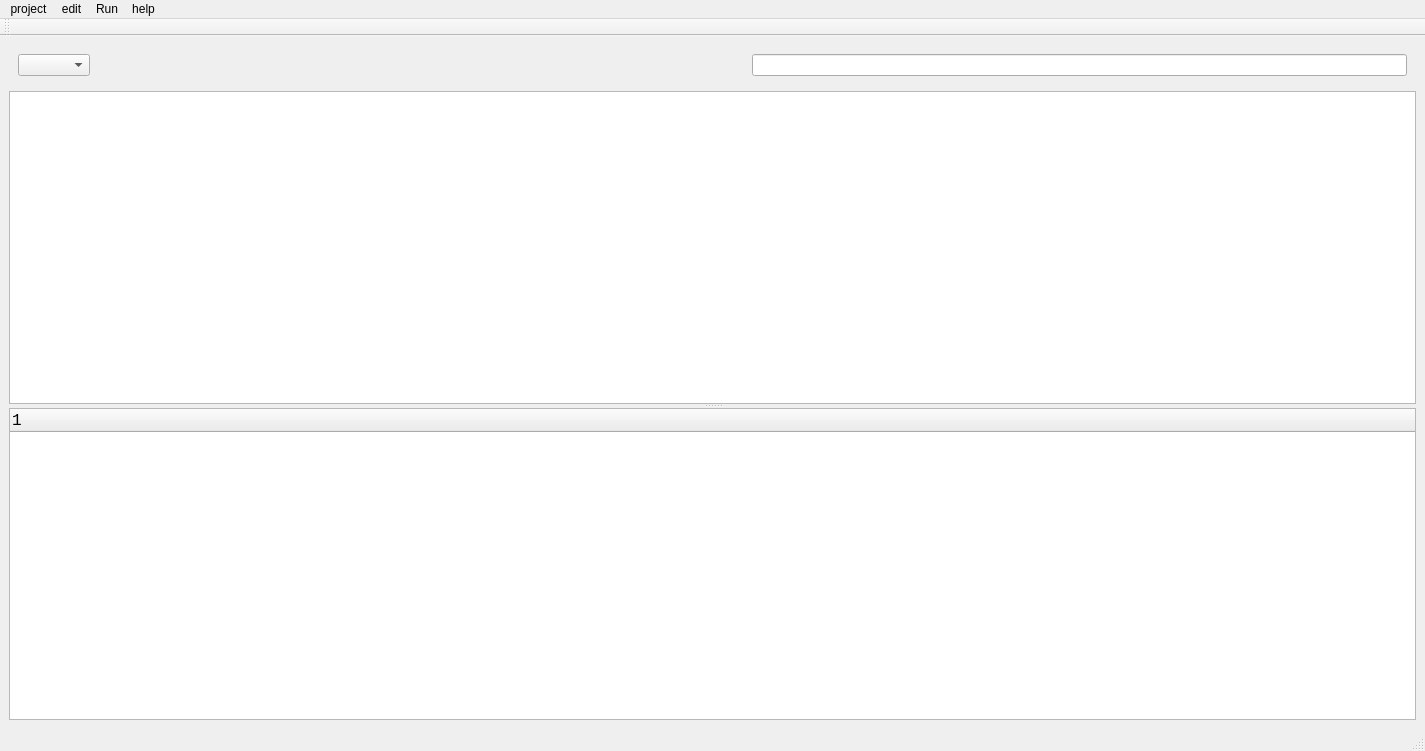
<?xml version="1.0" encoding="UTF-8"?>
<ui version="4.0">
 <class>MainWindow</class>
 <widget class="QMainWindow" name="MainWindow">
  <property name="geometry">
   <rect>
    <x>0</x>
    <y>0</y>
    <width>1425</width>
    <height>751</height>
   </rect>
  </property>
  <property name="windowIcon">
   <iconset resource="src.qrc">
    <normaloff>:/shark.png</normaloff>:/shark.png</iconset>
  </property>
  <widget class="QWidget" name="centralwidget">
   <property name="mouseTracking">
    <bool>false</bool>
   </property>
   <property name="tabletTracking">
    <bool>false</bool>
   </property>
   <property name="acceptDrops">
    <bool>false</bool>
   </property>
   <layout class="QVBoxLayout" name="verticalLayout">
    <item>
     <widget class="QWidget" name="widget" native="true">
      <layout class="QHBoxLayout" name="horizontalLayout">
       <item>
        <widget class="QComboBox" name="comboBox">
         <property name="maximumSize">
          <size>
           <width>600</width>
           <height>16777215</height>
          </size>
         </property>
        </widget>
       </item>
       <item>
        <spacer name="horizontalSpacer">
         <property name="orientation">
          <enum>Qt::Horizontal</enum>
         </property>
         <property name="sizeHint" stdset="0">
          <size>
           <width>20</width>
           <height>20</height>
          </size>
         </property>
        </spacer>
       </item>
       <item>
        <widget class="QLineEdit" name="lineEdit">
         <property name="minimumSize">
          <size>
           <width>0</width>
           <height>0</height>
          </size>
         </property>
        </widget>
       </item>
      </layout>
     </widget>
    </item>
    <item>
     <widget class="QSplitter" name="splitter">
      <property name="orientation">
       <enum>Qt::Vertical</enum>
      </property>
      <widget class="QTableWidget" name="tableWidget">
       <property name="minimumSize">
        <size>
         <width>0</width>
         <height>200</height>
        </size>
       </property>
       <property name="font">
        <font>
         <family>Consolas</family>
         <pointsize>11</pointsize>
        </font>
       </property>
      </widget>
      <widget class="QTreeWidget" name="treeWidget">
       <property name="minimumSize">
        <size>
         <width>0</width>
         <height>200</height>
        </size>
       </property>
       <property name="maximumSize">
        <size>
         <width>16777215</width>
         <height>1000</height>
        </size>
       </property>
       <property name="font">
        <font>
         <family>Consolas</family>
         <pointsize>12</pointsize>
         <weight>50</weight>
         <bold>false</bold>
        </font>
       </property>
       <column>
        <property name="text">
         <string notr="true">1</string>
        </property>
       </column>
      </widget>
     </widget>
    </item>
   </layout>
  </widget>
  <widget class="QMenuBar" name="menubar">
   <property name="geometry">
    <rect>
     <x>0</x>
     <y>0</y>
     <width>1425</width>
     <height>25</height>
    </rect>
   </property>
   <widget class="QMenu" name="menu">
    <property name="title">
     <string>project</string>
    </property>
   </widget>
   <widget class="QMenu" name="menuedit">
    <property name="title">
     <string>edit</string>
    </property>
    <addaction name="actionup"/>
    <addaction name="actiondown"/>
    <addaction name="actionTop"/>
    <addaction name="actionEnd"/>
   </widget>
   <widget class="QMenu" name="menuRun">
    <property name="title">
     <string>Run</string>
    </property>
    <addaction name="actionstart_capture"/>
    <addaction name="actionclear_all"/>
   </widget>
   <widget class="QMenu" name="menuhelp">
    <property name="title">
     <string>help</string>
    </property>
   </widget>
   <addaction name="menu"/>
   <addaction name="menuedit"/>
   <addaction name="menuRun"/>
   <addaction name="menuhelp"/>
  </widget>
  <widget class="QStatusBar" name="statusbar"/>
  <widget class="QToolBar" name="toolBar">
   <property name="windowTitle">
    <string>toolBar</string>
   </property>
   <attribute name="toolBarArea">
    <enum>TopToolBarArea</enum>
   </attribute>
   <attribute name="toolBarBreak">
    <bool>false</bool>
   </attribute>
  </widget>
  <action name="actionstart_capture">
   <property name="icon">
    <iconset resource="src.qrc">
     <normaloff>:/start.png</normaloff>:/start.png</iconset>
   </property>
   <property name="text">
    <string>start/stop</string>
   </property>
  </action>
  <action name="actionclear_all">
   <property name="icon">
    <iconset resource="src.qrc">
     <normaloff>:/empty.png</normaloff>:/empty.png</iconset>
   </property>
   <property name="text">
    <string>clear all</string>
   </property>
  </action>
  <action name="actionup">
   <property name="icon">
    <iconset resource="src.qrc">
     <normaloff>:/up.png</normaloff>:/up.png</iconset>
   </property>
   <property name="text">
    <string>up</string>
   </property>
  </action>
  <action name="actiondown">
   <property name="icon">
    <iconset resource="src.qrc">
     <normaloff>:/down.png</normaloff>:/down.png</iconset>
   </property>
   <property name="text">
    <string>down</string>
   </property>
  </action>
  <action name="actionTop">
   <property name="icon">
    <iconset resource="src.qrc">
     <normaloff>:/upest.png</normaloff>:/upest.png</iconset>
   </property>
   <property name="text">
    <string>Top</string>
   </property>
  </action>
  <action name="actionEnd">
   <property name="icon">
    <iconset resource="src.qrc">
     <normaloff>:/downest.png</normaloff>:/downest.png</iconset>
   </property>
   <property name="text">
    <string>End</string>
   </property>
  </action>
 </widget>
 <resources>
  <include location="src.qrc"/>
 </resources>
 <connections/>
</ui>
